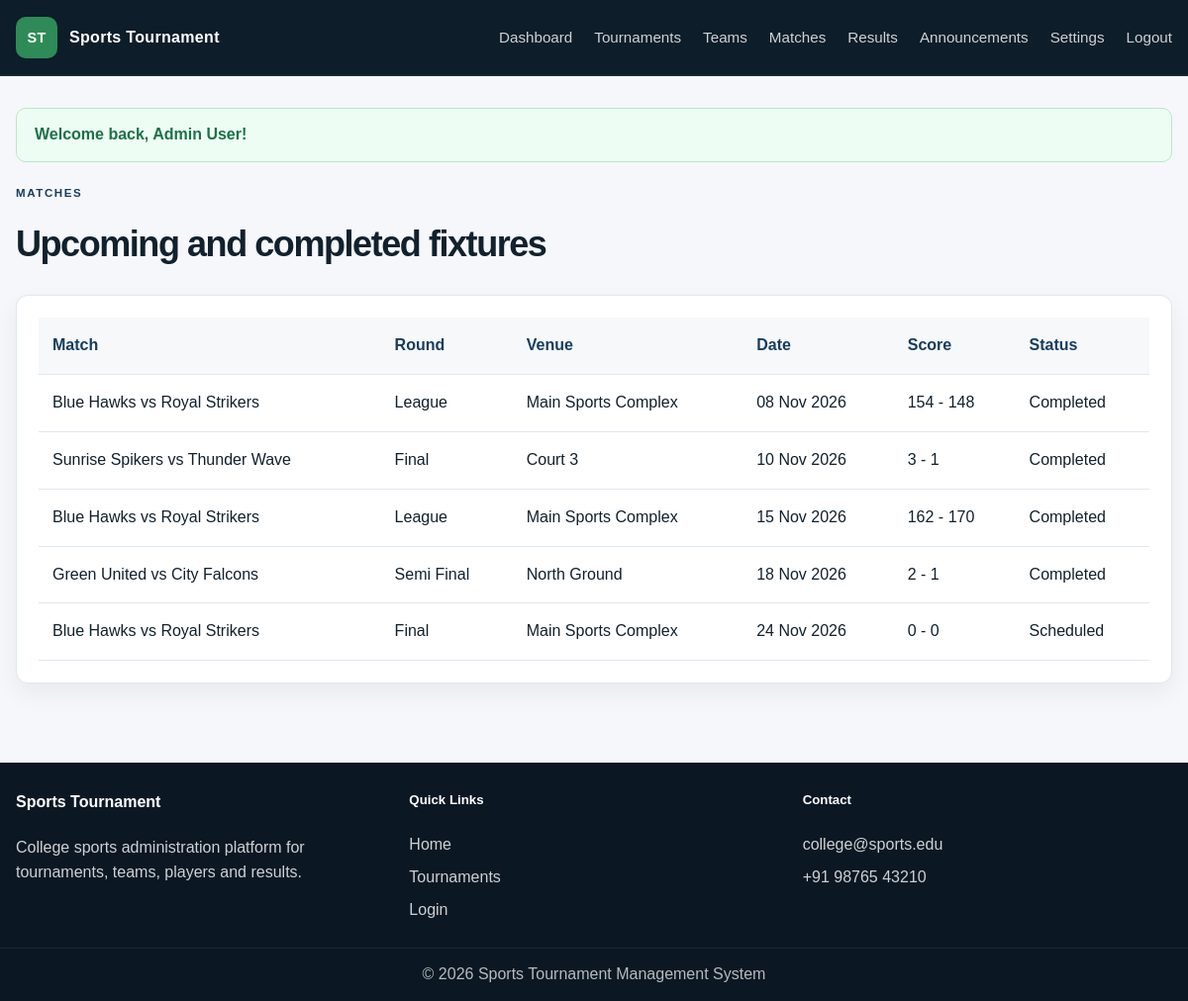
Screenshot of /user/matches.php (signed in) with the database file from the repository.
### tables this page shows
CREATE TABLE matches (
    id INT AUTO_INCREMENT PRIMARY KEY,
    tournament_id INT NOT NULL,
    round VARCHAR(40) NOT NULL,
    team1_id INT NOT NULL,
    team2_id INT NOT NULL,
    venue_id INT NOT NULL,
    match_date DATE NOT NULL,
    match_time TIME NOT NULL,
    score_team1 INT DEFAULT 0,
    score_team2 INT DEFAULT 0,
    winner_team_id INT DEFAULT NULL,
    status VARCHAR(30) NOT NULL DEFAULT 'Scheduled',
    created_at TIMESTAMP DEFAULT CURRENT_TIMESTAMP,
    CONSTRAINT fk_match_tournament FOREIGN KEY (tournament_id) REFERENCES tournaments(id) ON DELETE CASCADE,
    CONSTRAINT fk_match_team1 FOREIGN KEY (team1_id) REFERENCES teams(id) ON DELETE RESTRICT,
    CONSTRAINT fk_match_team2 FOREIGN KEY (team2_id) REFERENCES teams(id) ON DELETE RESTRICT,
    CONSTRAINT fk_match_venue FOREIGN KEY (venue_id) REFERENCES venues(id) ON DELETE RESTRICT,
    CONSTRAINT fk_match_winner FOREIGN KEY (winner_team_id) REFERENCES teams(id) ON DELETE SET NULL
);

CREATE TABLE teams (
    id INT AUTO_INCREMENT PRIMARY KEY,
    tournament_id INT NOT NULL,
    name VARCHAR(150) NOT NULL,
    captain_name VARCHAR(100) NOT NULL,
    captain_email VARCHAR(150) DEFAULT NULL,
    captain_phone VARCHAR(25) DEFAULT NULL,
    created_at TIMESTAMP DEFAULT CURRENT_TIMESTAMP,
    UNIQUE KEY uq_team_name_per_tournament (tournament_id, name),
    CONSTRAINT fk_team_tournament FOREIGN KEY (tournament_id) REFERENCES tournaments(id) ON DELETE CASCADE
);

CREATE TABLE venues (
    id INT AUTO_INCREMENT PRIMARY KEY,
    name VARCHAR(150) NOT NULL,
    location VARCHAR(200) NOT NULL,
    capacity INT NOT NULL,
    facilities TEXT,
    created_at TIMESTAMP DEFAULT CURRENT_TIMESTAMP
);

### user/matches.php (the view, shortened to what this page needs)
<?php
$pdo = db();
$matches = $pdo->query('SELECT m.*, t1.name as team1_name, t2.name as team2_name, v.name as venue_name FROM matches m LEFT JOIN teams t1 ON t1.id = m.team1_id LEFT JOIN teams t2 ON t2.id = m.team2_id LEFT JOIN venues v ON v.id = m.venue_id ORDER BY m.match_date ASC, m.match_time ASC')->fetchAll();
require_once __DIR__ . '/../includes/header.php';
?>
<div class="page-header">
    <div>
        <span class="eyebrow dark">Matches</span>
        <h1>Upcoming and completed fixtures</h1>
    </div>
</div>
<div class="panel">
    <div class="table-wrap">
        <table>
            <thead>
                <tr>
                    <th>Match</th>
                    <th>Round</th>
                    <th>Venue</th>
                    <th>Date</th>
                    <th>Score</th>
                    <th>Status</th>
                </tr>
            </thead>
            <tbody>
                <?php foreach ($matches as $match): ?>
                    <tr>
                        <td><?= e($match['team1_name']) ?> vs <?= e($match['team2_name']) ?></td>
                        <td><?= e($match['round']) ?></td>
                        <td><?= e($match['venue_name']) ?></td>
                        <td><?= e(formatDate($match['match_date'])) ?></td>
                        <td><?= e($match['score_team1']) ?> - <?= e($match['score_team2']) ?></td>
                        <td><?= e($match['status']) ?></td>
                    </tr>
                <?php endforeach; ?>
            </tbody>
        </table>
    </div>
</div>
<?php require_once __DIR__ . '/../includes/footer.php'; ?>

### assets/css/style.css (style rules this page uses)
:root { --bg: #f5f7fa; --panel: #ffffff; --panel-alt: #eef3f8; --ink: #11212d; --muted: #536477; --line: #dfe7ef; --primary: #163d5d; --primary-soft: #e8f0f8; --accent: #2e8b57; --accent-soft: #eaf8ef; --danger: #c64242; --warning: #b87828; --shadow: 0 10px 25px rgba(17, 33, 45, 0.06); --radius: 12px; }
* { box-sizing: border-box; }
html { scroll-behavior: smooth; }
body { margin: 0; font-family: Arial, Helvetica, sans-serif; background: var(--bg); color: var(--ink); line-height: 1.55; }
.eyebrow { display: inline-block; font-size: 0.72rem; letter-spacing: 0.14em; text-transform: uppercase; font-weight: 700; color: var(--accent); margin-bottom: 14px; }
.eyebrow.dark { color: var(--primary); }
.info-card, .panel, .stat-box, .auth-card { background: var(--panel); border: 1px solid var(--line); border-radius: var(--radius); box-shadow: var(--shadow); }
.table-wrap { overflow-x: auto; width: 100%; }
table { width: 100%; border-collapse: collapse; min-width: 640px; background: var(--panel); }
th, td { padding: 16px 14px; border-bottom: 1px solid var(--line); text-align: left; vertical-align: top; }
th { background: #f6f8fa; color: var(--primary); font-weight: 700; }
.page-header { width: min(1180px, calc(100% - 32px)); margin: 0 auto 24px; display: flex; align-items: center; justify-content: space-between; gap: 16px; }
.page-header h1 { margin: 0; font-size: clamp(2rem, 3vw, 2.5rem); letter-spacing: -0.04em; }
.panel { width: min(1180px, calc(100% - 32px)); margin: 0 auto 24px; padding: 22px; }

### rows the page displays
matches: team1.name "Blue Hawks", team2.name "Royal Strikers", round "League", venue.name "Main Sports Complex", match_date "08 Nov 2026", score_team1 "154", score_team2 "148", status "Completed"
matches: team1.name "Sunrise Spikers", team2.name "Thunder Wave", round "Final", venue.name "Court 3", match_date "10 Nov 2026", score_team1 "3", score_team2 "1", status "Completed"
matches: team1.name "Blue Hawks", team2.name "Royal Strikers", round "League", venue.name "Main Sports Complex", match_date "15 Nov 2026", score_team1 "162", score_team2 "170", status "Completed"
matches: team1.name "Green United", team2.name "City Falcons", round "Semi Final", venue.name "North Ground", match_date "18 Nov 2026", score_team1 "2", score_team2 "1", status "Completed"
matches: team1.name "Blue Hawks", team2.name "Royal Strikers", round "Final", venue.name "Main Sports Complex", match_date "24 Nov 2026", score_team1 "0", score_team2 "0", status "Scheduled"

### other values shown
$item['label'] "Dashboard"
$item['label'] "Tournaments"
$item['label'] "Teams"
$item['label'] "Matches"
$item['label'] "Results"
$item['label'] "Announcements"
$flash['message'] "Welcome back, Admin User!"
